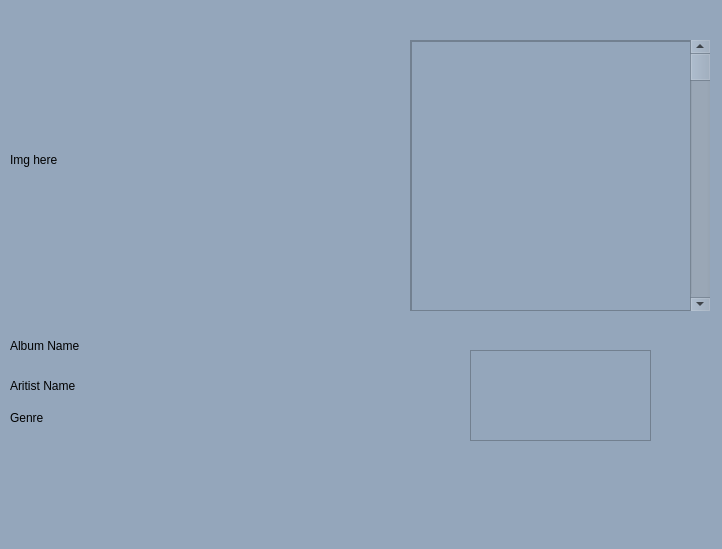
<?xml version="1.0" encoding="UTF-8"?>
<ui version="4.0">
 <class>Dialog</class>
 <widget class="QDialog" name="Dialog">
  <property name="geometry">
   <rect>
    <x>0</x>
    <y>0</y>
    <width>722</width>
    <height>549</height>
   </rect>
  </property>
  <property name="palette">
   <palette>
    <active>
     <colorrole role="WindowText">
      <brush brushstyle="SolidPattern">
       <color alpha="255">
        <red>0</red>
        <green>0</green>
        <blue>0</blue>
       </color>
      </brush>
     </colorrole>
     <colorrole role="Button">
      <brush brushstyle="SolidPattern">
       <color alpha="255">
        <red>148</red>
        <green>166</green>
        <blue>187</blue>
       </color>
      </brush>
     </colorrole>
     <colorrole role="Light">
      <brush brushstyle="SolidPattern">
       <color alpha="255">
        <red>228</red>
        <green>241</green>
        <blue>255</blue>
       </color>
      </brush>
     </colorrole>
     <colorrole role="Midlight">
      <brush brushstyle="SolidPattern">
       <color alpha="255">
        <red>188</red>
        <green>203</green>
        <blue>221</blue>
       </color>
      </brush>
     </colorrole>
     <colorrole role="Dark">
      <brush brushstyle="SolidPattern">
       <color alpha="255">
        <red>74</red>
        <green>83</green>
        <blue>93</blue>
       </color>
      </brush>
     </colorrole>
     <colorrole role="Mid">
      <brush brushstyle="SolidPattern">
       <color alpha="255">
        <red>99</red>
        <green>111</green>
        <blue>125</blue>
       </color>
      </brush>
     </colorrole>
     <colorrole role="Text">
      <brush brushstyle="SolidPattern">
       <color alpha="255">
        <red>0</red>
        <green>0</green>
        <blue>0</blue>
       </color>
      </brush>
     </colorrole>
     <colorrole role="BrightText">
      <brush brushstyle="SolidPattern">
       <color alpha="255">
        <red>255</red>
        <green>255</green>
        <blue>255</blue>
       </color>
      </brush>
     </colorrole>
     <colorrole role="ButtonText">
      <brush brushstyle="SolidPattern">
       <color alpha="255">
        <red>0</red>
        <green>0</green>
        <blue>0</blue>
       </color>
      </brush>
     </colorrole>
     <colorrole role="Base">
      <brush brushstyle="SolidPattern">
       <color alpha="255">
        <red>148</red>
        <green>166</green>
        <blue>187</blue>
       </color>
      </brush>
     </colorrole>
     <colorrole role="Window">
      <brush brushstyle="SolidPattern">
       <color alpha="255">
        <red>148</red>
        <green>166</green>
        <blue>187</blue>
       </color>
      </brush>
     </colorrole>
     <colorrole role="Shadow">
      <brush brushstyle="SolidPattern">
       <color alpha="255">
        <red>0</red>
        <green>0</green>
        <blue>0</blue>
       </color>
      </brush>
     </colorrole>
     <colorrole role="AlternateBase">
      <brush brushstyle="SolidPattern">
       <color alpha="255">
        <red>148</red>
        <green>166</green>
        <blue>187</blue>
       </color>
      </brush>
     </colorrole>
     <colorrole role="ToolTipBase">
      <brush brushstyle="SolidPattern">
       <color alpha="255">
        <red>255</red>
        <green>255</green>
        <blue>220</blue>
       </color>
      </brush>
     </colorrole>
     <colorrole role="ToolTipText">
      <brush brushstyle="SolidPattern">
       <color alpha="255">
        <red>0</red>
        <green>0</green>
        <blue>0</blue>
       </color>
      </brush>
     </colorrole>
    </active>
    <inactive>
     <colorrole role="WindowText">
      <brush brushstyle="SolidPattern">
       <color alpha="255">
        <red>0</red>
        <green>0</green>
        <blue>0</blue>
       </color>
      </brush>
     </colorrole>
     <colorrole role="Button">
      <brush brushstyle="SolidPattern">
       <color alpha="255">
        <red>148</red>
        <green>166</green>
        <blue>187</blue>
       </color>
      </brush>
     </colorrole>
     <colorrole role="Light">
      <brush brushstyle="SolidPattern">
       <color alpha="255">
        <red>228</red>
        <green>241</green>
        <blue>255</blue>
       </color>
      </brush>
     </colorrole>
     <colorrole role="Midlight">
      <brush brushstyle="SolidPattern">
       <color alpha="255">
        <red>188</red>
        <green>203</green>
        <blue>221</blue>
       </color>
      </brush>
     </colorrole>
     <colorrole role="Dark">
      <brush brushstyle="SolidPattern">
       <color alpha="255">
        <red>74</red>
        <green>83</green>
        <blue>93</blue>
       </color>
      </brush>
     </colorrole>
     <colorrole role="Mid">
      <brush brushstyle="SolidPattern">
       <color alpha="255">
        <red>99</red>
        <green>111</green>
        <blue>125</blue>
       </color>
      </brush>
     </colorrole>
     <colorrole role="Text">
      <brush brushstyle="SolidPattern">
       <color alpha="255">
        <red>0</red>
        <green>0</green>
        <blue>0</blue>
       </color>
      </brush>
     </colorrole>
     <colorrole role="BrightText">
      <brush brushstyle="SolidPattern">
       <color alpha="255">
        <red>255</red>
        <green>255</green>
        <blue>255</blue>
       </color>
      </brush>
     </colorrole>
     <colorrole role="ButtonText">
      <brush brushstyle="SolidPattern">
       <color alpha="255">
        <red>0</red>
        <green>0</green>
        <blue>0</blue>
       </color>
      </brush>
     </colorrole>
     <colorrole role="Base">
      <brush brushstyle="SolidPattern">
       <color alpha="255">
        <red>148</red>
        <green>166</green>
        <blue>187</blue>
       </color>
      </brush>
     </colorrole>
     <colorrole role="Window">
      <brush brushstyle="SolidPattern">
       <color alpha="255">
        <red>148</red>
        <green>166</green>
        <blue>187</blue>
       </color>
      </brush>
     </colorrole>
     <colorrole role="Shadow">
      <brush brushstyle="SolidPattern">
       <color alpha="255">
        <red>0</red>
        <green>0</green>
        <blue>0</blue>
       </color>
      </brush>
     </colorrole>
     <colorrole role="AlternateBase">
      <brush brushstyle="SolidPattern">
       <color alpha="255">
        <red>148</red>
        <green>166</green>
        <blue>187</blue>
       </color>
      </brush>
     </colorrole>
     <colorrole role="ToolTipBase">
      <brush brushstyle="SolidPattern">
       <color alpha="255">
        <red>255</red>
        <green>255</green>
        <blue>220</blue>
       </color>
      </brush>
     </colorrole>
     <colorrole role="ToolTipText">
      <brush brushstyle="SolidPattern">
       <color alpha="255">
        <red>0</red>
        <green>0</green>
        <blue>0</blue>
       </color>
      </brush>
     </colorrole>
    </inactive>
    <disabled>
     <colorrole role="WindowText">
      <brush brushstyle="SolidPattern">
       <color alpha="255">
        <red>74</red>
        <green>83</green>
        <blue>93</blue>
       </color>
      </brush>
     </colorrole>
     <colorrole role="Button">
      <brush brushstyle="SolidPattern">
       <color alpha="255">
        <red>148</red>
        <green>166</green>
        <blue>187</blue>
       </color>
      </brush>
     </colorrole>
     <colorrole role="Light">
      <brush brushstyle="SolidPattern">
       <color alpha="255">
        <red>228</red>
        <green>241</green>
        <blue>255</blue>
       </color>
      </brush>
     </colorrole>
     <colorrole role="Midlight">
      <brush brushstyle="SolidPattern">
       <color alpha="255">
        <red>188</red>
        <green>203</green>
        <blue>221</blue>
       </color>
      </brush>
     </colorrole>
     <colorrole role="Dark">
      <brush brushstyle="SolidPattern">
       <color alpha="255">
        <red>74</red>
        <green>83</green>
        <blue>93</blue>
       </color>
      </brush>
     </colorrole>
     <colorrole role="Mid">
      <brush brushstyle="SolidPattern">
       <color alpha="255">
        <red>99</red>
        <green>111</green>
        <blue>125</blue>
       </color>
      </brush>
     </colorrole>
     <colorrole role="Text">
      <brush brushstyle="SolidPattern">
       <color alpha="255">
        <red>74</red>
        <green>83</green>
        <blue>93</blue>
       </color>
      </brush>
     </colorrole>
     <colorrole role="BrightText">
      <brush brushstyle="SolidPattern">
       <color alpha="255">
        <red>255</red>
        <green>255</green>
        <blue>255</blue>
       </color>
      </brush>
     </colorrole>
     <colorrole role="ButtonText">
      <brush brushstyle="SolidPattern">
       <color alpha="255">
        <red>74</red>
        <green>83</green>
        <blue>93</blue>
       </color>
      </brush>
     </colorrole>
     <colorrole role="Base">
      <brush brushstyle="SolidPattern">
       <color alpha="255">
        <red>148</red>
        <green>166</green>
        <blue>187</blue>
       </color>
      </brush>
     </colorrole>
     <colorrole role="Window">
      <brush brushstyle="SolidPattern">
       <color alpha="255">
        <red>148</red>
        <green>166</green>
        <blue>187</blue>
       </color>
      </brush>
     </colorrole>
     <colorrole role="Shadow">
      <brush brushstyle="SolidPattern">
       <color alpha="255">
        <red>0</red>
        <green>0</green>
        <blue>0</blue>
       </color>
      </brush>
     </colorrole>
     <colorrole role="AlternateBase">
      <brush brushstyle="SolidPattern">
       <color alpha="255">
        <red>148</red>
        <green>166</green>
        <blue>187</blue>
       </color>
      </brush>
     </colorrole>
     <colorrole role="ToolTipBase">
      <brush brushstyle="SolidPattern">
       <color alpha="255">
        <red>255</red>
        <green>255</green>
        <blue>220</blue>
       </color>
      </brush>
     </colorrole>
     <colorrole role="ToolTipText">
      <brush brushstyle="SolidPattern">
       <color alpha="255">
        <red>0</red>
        <green>0</green>
        <blue>0</blue>
       </color>
      </brush>
     </colorrole>
    </disabled>
   </palette>
  </property>
  <property name="windowTitle">
   <string>Dialog</string>
  </property>
  <property name="autoFillBackground">
   <bool>true</bool>
  </property>
  <widget class="QScrollArea" name="SongList">
   <property name="geometry">
    <rect>
     <x>410</x>
     <y>40</y>
     <width>281</width>
     <height>271</height>
    </rect>
   </property>
   <property name="widgetResizable">
    <bool>true</bool>
   </property>
   <widget class="QWidget" name="scrollAreaWidgetContents">
    <property name="geometry">
     <rect>
      <x>0</x>
      <y>0</y>
      <width>279</width>
      <height>269</height>
     </rect>
    </property>
    <widget class="QListView" name="listView_2">
     <property name="geometry">
      <rect>
       <x>0</x>
       <y>0</y>
       <width>281</width>
       <height>271</height>
      </rect>
     </property>
    </widget>
   </widget>
  </widget>
  <widget class="QLabel" name="AlbumImage">
   <property name="geometry">
    <rect>
     <x>10</x>
     <y>10</y>
     <width>300</width>
     <height>300</height>
    </rect>
   </property>
   <property name="text">
    <string>Img here</string>
   </property>
  </widget>
  <widget class="QScrollBar" name="verticalScrollBar_2">
   <property name="geometry">
    <rect>
     <x>690</x>
     <y>40</y>
     <width>20</width>
     <height>271</height>
    </rect>
   </property>
   <property name="orientation">
    <enum>Qt::Vertical</enum>
   </property>
  </widget>
  <widget class="QLabel" name="AlbumName">
   <property name="geometry">
    <rect>
     <x>10</x>
     <y>330</y>
     <width>161</width>
     <height>31</height>
    </rect>
   </property>
   <property name="text">
    <string>Album Name</string>
   </property>
  </widget>
  <widget class="QListView" name="listView">
   <property name="geometry">
    <rect>
     <x>470</x>
     <y>350</y>
     <width>181</width>
     <height>91</height>
    </rect>
   </property>
  </widget>
  <widget class="QLabel" name="ArtistName">
   <property name="geometry">
    <rect>
     <x>10</x>
     <y>370</y>
     <width>161</width>
     <height>31</height>
    </rect>
   </property>
   <property name="text">
    <string>Aritist Name</string>
   </property>
  </widget>
  <widget class="QLabel" name="Genre">
   <property name="geometry">
    <rect>
     <x>10</x>
     <y>410</y>
     <width>101</width>
     <height>16</height>
    </rect>
   </property>
   <property name="text">
    <string>Genre</string>
   </property>
  </widget>
 </widget>
 <resources/>
 <connections>
  <connection>
   <sender>verticalScrollBar_2</sender>
   <signal>sliderMoved(int)</signal>
   <receiver>listView_2</receiver>
   <slot>scrollToBottom()</slot>
   <hints>
    <hint type="sourcelabel">
     <x>693</x>
     <y>142</y>
    </hint>
    <hint type="destinationlabel">
     <x>589</x>
     <y>176</y>
    </hint>
   </hints>
  </connection>
  <connection>
   <sender>verticalScrollBar_2</sender>
   <signal>sliderMoved(int)</signal>
   <receiver>listView_2</receiver>
   <slot>scrollToTop()</slot>
   <hints>
    <hint type="sourcelabel">
     <x>693</x>
     <y>123</y>
    </hint>
    <hint type="destinationlabel">
     <x>594</x>
     <y>122</y>
    </hint>
   </hints>
  </connection>
 </connections>
</ui>
